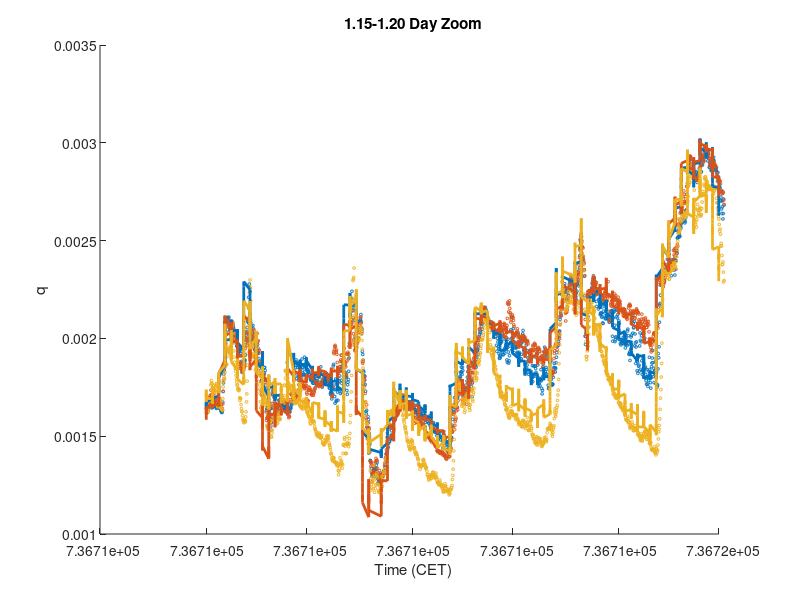

The MATLAB source for this figure: (Note: this script raises an error after producing the figure.)
%% Specific_Humidity_Plots.m
% Nipun Gunawardena
% Plot the data from Specific_Humidity_Range1.m and
% Specific_Humidity_Range2.m

clear all, close all, clc


%% Load first dataset
load('1.15-1.20.mat');

% RMSE Function
rmse = @(y, ypred) sqrt(nanmean((y-ypred).^2));


%% Plot first dataset
fig = figure();
set(fig, 'Units', 'normalized', 'Position', [0,0,1,1]);
% subplot(3,2,1);
hold all
plot(datesTest, targetsTest(1,:), 'o', 'MarkerSize', 2);    % LEMS A
plot(datesTest, targetsTest(2,:), 'o', 'MarkerSize', 2);    % LEMS B
plot(datesTest, targetsTest(3,:), 'o', 'MarkerSize', 2);    % LEMS D
set(gca,'ColorOrderIndex',1)
plot(datesTest, outputsTest(1,:), '-', 'LineWidth', 2);    % LEMS A
plot(datesTest, outputsTest(2,:), '-', 'LineWidth', 2);    % LEMS B
plot(datesTest, outputsTest(3,:), '-', 'LineWidth', 2);    % LEMS D
xlabel('Time (CET)');
ylabel('q');
title('1.15-1.20 Day Zoom');
dynamicDateTicks()
legend('LEMS A Data','LEMS B Data','LEMS D Data', 'LEMS A ANN','LEMS B ANN','LEMS D ANN');
print('ANN_spHum_1-15_Zoom.eps', '-depsc');

fig = figure();
set(fig, 'Units', 'normalized', 'Position', [0,0,1,1]);
% subplot(3,2,3);
names = {'LEMS A', 'LEMS B', 'LEMS D', 'LEMS E', 'LEMS F', 'LEMS G', 'LEMS H', 'LEMS L'};
for i = 1:8
    h = subplot(2,4,i);
    hold on
    plot(targetsTest(i,:), outputsTest(i,:), 'o', 'MarkerSize', 2);
    p = polyfit(targetsTest(i,:), outputsTest(i,:), 1);
    pLine = polyval(p, [min(outputsTest(i,:)) max(outputsTest(i,:))]);
%     plot([min(outputsTest(i,:)) max(outputsTest(i,:))], [pLine(1) pLine(2)], 'r-', 'LineWidth', 2);
    nrmse = rmse(targetsTest(i,:), outputsTest(i,:)) / range(targetsTest(i,:));
    pr = refline(1, 0);
    axis square
    r2 = coefDeter(targetsTest(i,:), outputsTest(i,:));
    xlim = h.XLim;
    ylim = h.YLim;
    text(xlim(1)+(0.05*range(xlim)), ylim(2)-(0.05*range(ylim)), sprintf('NRMSE = %f', nrmse));
    xlabel('Data');
    ylabel('ANN Output');
    title(names{i});
end
print('ANN_spHum_1-15_rSq.eps', '-depsc');

fig = figure();
set(fig, 'Units', 'normalized', 'Position', [0,0,1,1]);
% subplot(3,2,5);
hold on
plot(datesTest, mmOut, 'b:', 'LineWidth', 2);
plot(datesTest, mmTarg, 'r-');
plot(datesTest, stdOut, 'm:', 'LineWidth', 2);
plot(datesTest, stdTarg, 'k-');
xlabel('Date')
ylabel('q');
title(sprintf('Test Data || Range RMSE = %f || StdDev RMSE = %f', rmse(mmTarg, mmOut), rmse(stdTarg, stdOut)));
dynamicDateTicks()
legend('Range Output','Range Target','StdDev Output','StdDev Target');
print('ANN_spHum_1-15_Stats.eps', '-depsc');



%% Load second dataset
clear all
load('1.27-2.01.mat');

% RMSE Function
rmse = @(y, ypred) sqrt(nanmean((y-ypred).^2));


%% Plot second dataset
fig = figure();
set(fig, 'Units', 'normalized', 'Position', [0,0,1,1]);
% subplot(3,2,1);
hold all
plot(datesTest, targetsTest(1,:), 'o', 'MarkerSize', 2);    % LEMS A
plot(datesTest, targetsTest(2,:), 'o', 'MarkerSize', 2);    % LEMS B
plot(datesTest, targetsTest(3,:), 'o', 'MarkerSize', 2);    % LEMS D
set(gca,'ColorOrderIndex',1)
plot(datesTest, outputsTest(1,:), '-', 'LineWidth', 2);    % LEMS A
plot(datesTest, outputsTest(2,:), '-', 'LineWidth', 2);    % LEMS B
plot(datesTest, outputsTest(3,:), '-', 'LineWidth', 2);    % LEMS D
xlabel('Time (CET)');
ylabel('q');
title('1.27-2.01 Day Zoom');
dynamicDateTicks()
legend('LEMS A Data','LEMS B Data','LEMS D Data', 'LEMS A ANN','LEMS B ANN','LEMS D ANN');
print('ANN_spHum_1-27_Zoom.eps', '-depsc');

fig = figure();
set(fig, 'Units', 'normalized', 'Position', [0,0,1,1]);
% subplot(3,2,3);
names = {'LEMS A', 'LEMS B', 'LEMS D', 'LEMS E', 'LEMS F', 'LEMS G', 'LEMS H', 'LEMS L'};
for i = 1:8
    h = subplot(2,4,i);
    hold on
    plot(targetsTest(i,:), outputsTest(i,:), 'o', 'MarkerSize', 2);
    p = polyfit(targetsTest(i,:), outputsTest(i,:), 1);
    pLine = polyval(p, [min(outputsTest(i,:)) max(outputsTest(i,:))]);
%     plot([min(outputsTest(i,:)) max(outputsTest(i,:))], [pLine(1) pLine(2)], 'r-', 'LineWidth', 2);
    nrmse = rmse(targetsTest(i,:), outputsTest(i,:)) / range(targetsTest(i,:));
    pr = refline(1, 0);
    axis square
    r2 = coefDeter(targetsTest(i,:), outputsTest(i,:));
    xlim = h.XLim;
    ylim = h.YLim;
    text(xlim(1)+(0.05*range(xlim)), ylim(2)-(0.05*range(ylim)), sprintf('NRMSE = %f', nrmse));
    xlabel('Data');
    ylabel('ANN Output');
    title(names{i});
end
print('ANN_spHum_1-27_rSq.eps', '-depsc');

fig = figure();
set(fig, 'Units', 'normalized', 'Position', [0,0,1,1]);
% subplot(3,2,5);
hold on
plot(datesTest, mmOut, 'b:', 'LineWidth', 2);
plot(datesTest, mmTarg, 'r-');
plot(datesTest, stdOut, 'm:', 'LineWidth', 2);
plot(datesTest, stdTarg, 'k-');
xlabel('Date')
ylabel('q');
title(sprintf('Test Data || Range RMSE = %f || StdDev RMSE = %f', rmse(mmTarg, mmOut), rmse(stdTarg, stdOut)));
dynamicDateTicks()
legend('Range Output','Range Target','StdDev Output','StdDev Target');
print('ANN_spHum_1-27_Stats.eps', '-depsc');
